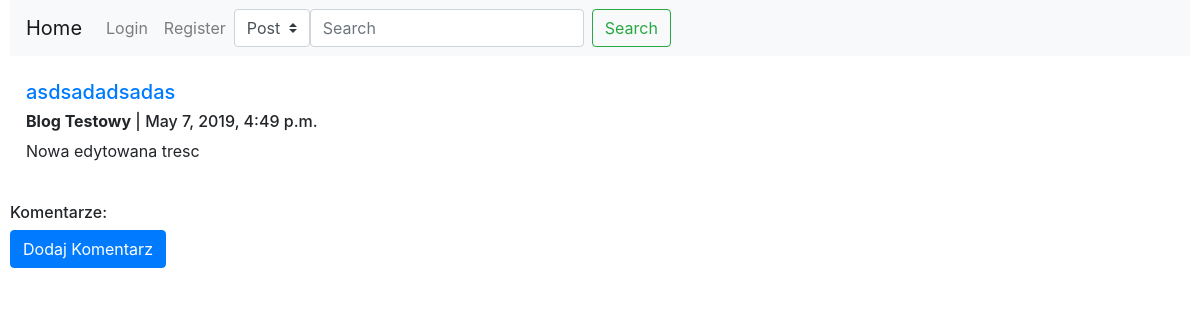
Before: /post/22/ with the older database file.
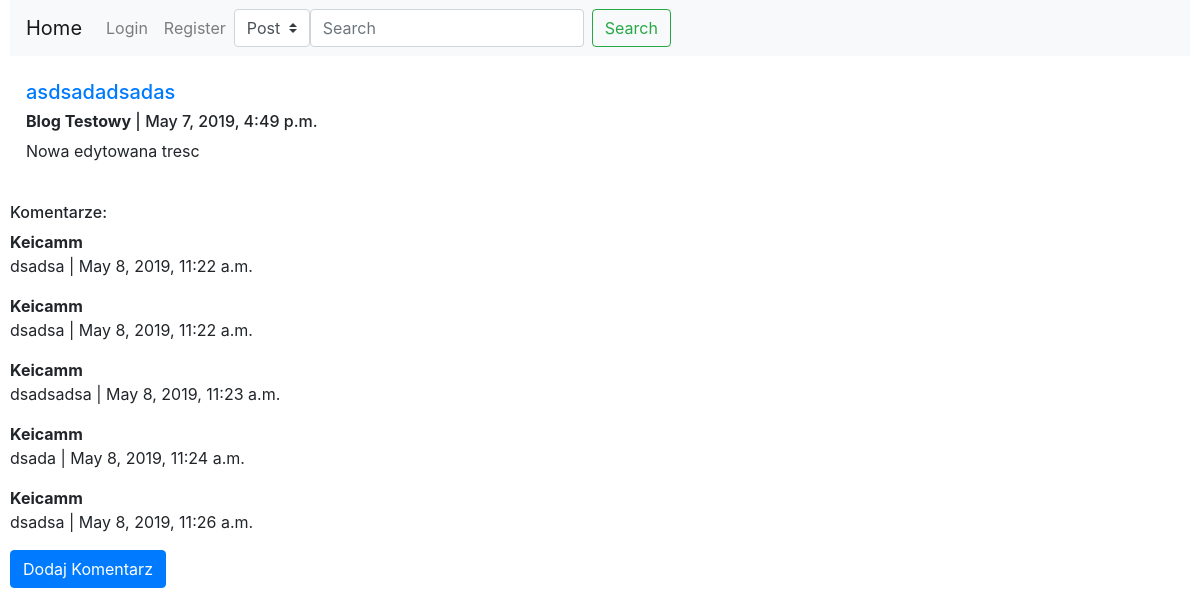
After: the same page with the newer database file.
### Blog/models.py (models this page shows)
class Post(models.Model):
    IDPost=models.AutoField(primary_key=True)
    Tytul=models.CharField(max_length=128)
    Tresc=models.TextField()
    Data=models.DateTimeField(default=timezone.now)
    IDBlog=models.ForeignKey(Blog,on_delete=models.CASCADE)
    Haslo=models.CharField(max_length=8,blank=True)
    Obraz=models.ImageField(upload_to='Obrazki',blank=True)

class Blog(models.Model):
    IDBlog=models.AutoField(primary_key=True)
    Nazwa=models.CharField(max_length=128)
    IDAutor=models.ForeignKey(User,on_delete=models.CASCADE)

class Komentarz(models.Model):
    IDKomentarz=models.AutoField(primary_key=True)
    IDUzytkownik=models.ForeignKey(User,on_delete=models.CASCADE)
    IDPost=models.ForeignKey(Post,on_delete=models.CASCADE)
    Data=models.DateTimeField(default=timezone.now)
    Tresc=models.TextField()

### Blog/views.py (the view)
# urls.py: path('post/<int:post_id>/', views.post, name='post'),
def post(request,post_id):
    post = models.Post.objects.get(IDPost=post_id)
    komentarze = models.Komentarz.objects.filter(IDPost=post_id)
    for k in komentarze:
        print(k.Tresc)
        print(k.Data)
        print(k.IDKomentarz)
        print(k.IDUzytkownik)
        print(k.IDPost)
        print(k.IDPost.Tresc)
    if request.method == 'POST':
        haslo = request.POST.get('PasswordCheck',False)
        if post.Haslo == haslo:
            return render(request,'Blog/post.html',{'post':post,'komentarze': komentarze})
        else:
            messages.error(request,'Podano błędne hasło')
            return redirect('home')
    else:
        if post.Haslo!='':
            messages.error(request,'Post chroniony hasłem')
            return redirect('home')
        else:
            return render(request,'Blog/post.html',{'post':post,'komentarze': komentarze})

### Blog/templates/Blog/post.html (shortened to what this page needs)
{%extends "Blog/base.html"%}
{%block content%}
<div class="media">
  <div class="media-body">
    <a class="nav-item" href="#"><h5 class="mt-0">{{post.Tytul}}</h5></a>
    <h6 class='mt-0'><strong>{{post.IDBlog.Nazwa}}</strong> | {{post.Data}}</h6>
    <p style="float:left;max-width:50%;">{{post.Tresc}}</p>
  </div>
</div>
<br>
<h6>Komentarze:</h6>
{%if komentarze%}
{%for komentarz in komentarze%}
<p><strong>{{komentarz.IDUzytkownik.username}}</strong><br>{{komentarz.Tresc}} | {{komentarz.Data}}</p>
{%endfor%}
{%endif%}
<button type="button" class="btn btn-primary" data-toggle="modal" data-target="#exampleModalCentered">
    Dodaj Komentarz
  </button>
{%endblock content%}

### Blog/templates/Blog/base.html (shortened to what this page needs)
{% load static %}
<!DOCTYPE html>
<html>
<head>
<link rel="stylesheet" href="https://stackpath.bootstrapcdn.com/bootstrap/4.3.1/css/bootstrap.min.css">
<link rel="stylesheet" href="https://use.fontawesome.com/releases/v5.8.1/css/all.css">
</head>
<body>
<div id=BigContainer style="margin-left:10px;margin-right:10px">
{% block NavigationBar %}
<nav class="navbar navbar-expand-lg navbar-light bg-light">
            <a class="navbar-brand" href="{%url 'home'%}">Home</a>
            <div class="collapse navbar-collapse" id="navbarSupportedContent">
              <ul class="navbar-nav mr-auto">
                <li class="nav-item">
            {%if not user.is_authenticated%}
                  <a class="nav-link" href="{%url 'login'%}">Login</a>
                </li>
                <li class="nav-item">
                  <a class="nav-link" href="{%url 'registration'%}">Register</a>
                </li>
                {%endif%}
                  <div class="input-group">
                        <form class="form-inline my-2 my-lg-0" method="GET" action="{% url 'search' %}">
                        <select class="custom-select" name="typ">
                              <option {%if type == 'Post' %} selected {%endif%} value="Post">Post</option>
                        </select>
                        <input class="form-control mr-sm-2" type="text" placeholder="Search" aria-label="Search" name="search" {% if phase %} value="{{ phase}}"{%endif%} >
                        <button class="btn btn-outline-success my-2 my-sm-0" type="submit">Search</button>
                        </form>
                  </div>
            </div>
          </nav>
{% endblock %}
      <br>
{%block content%}
{%endblock%}
      </div>
</body>
</html>

Changed rows visible on the page:
added Komentarz: IDUzytkownik.username "Keicamm", Tresc "dsadsa", Data "May 8, 2019, 11:22 a.m."
added Komentarz: IDUzytkownik.username "Keicamm", Tresc "dsadsa", Data "May 8, 2019, 11:22 a.m."
added Komentarz: IDUzytkownik.username "Keicamm", Tresc "dsadsadsa", Data "May 8, 2019, 11:23 a.m."
added Komentarz: IDUzytkownik.username "Keicamm", Tresc "dsada", Data "May 8, 2019, 11:24 a.m."
added Komentarz: IDUzytkownik.username "Keicamm", Tresc "dsadsa", Data "May 8, 2019, 11:26 a.m."
